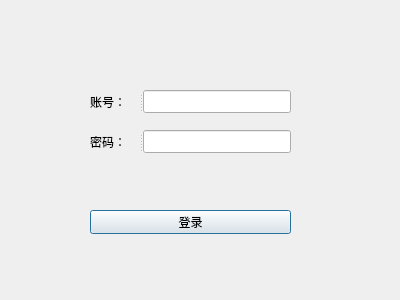
<?xml version="1.0" encoding="UTF-8"?>
<ui version="4.0">
 <class>LoginDialog</class>
 <widget class="QDialog" name="LoginDialog">
  <property name="geometry">
   <rect>
    <x>0</x>
    <y>0</y>
    <width>400</width>
    <height>300</height>
   </rect>
  </property>
  <property name="windowTitle">
   <string>Dialog</string>
  </property>
  <widget class="QPushButton" name="loginButton">
   <property name="geometry">
    <rect>
     <x>90</x>
     <y>210</y>
     <width>201</width>
     <height>24</height>
    </rect>
   </property>
   <property name="text">
    <string>登录</string>
   </property>
  </widget>
  <widget class="QSplitter" name="splitter">
   <property name="geometry">
    <rect>
     <x>90</x>
     <y>90</y>
     <width>201</width>
     <height>23</height>
    </rect>
   </property>
   <property name="orientation">
    <enum>Qt::Horizontal</enum>
   </property>
   <widget class="QLabel" name="label">
    <property name="text">
     <string>账号：</string>
    </property>
   </widget>
   <widget class="QLineEdit" name="usernameEdit"/>
  </widget>
  <widget class="QSplitter" name="splitter_2">
   <property name="geometry">
    <rect>
     <x>90</x>
     <y>130</y>
     <width>201</width>
     <height>23</height>
    </rect>
   </property>
   <property name="orientation">
    <enum>Qt::Horizontal</enum>
   </property>
   <widget class="QLabel" name="label_2">
    <property name="text">
     <string>密码：</string>
    </property>
   </widget>
   <widget class="QLineEdit" name="passwordEdit">
    <property name="echoMode">
     <enum>QLineEdit::Password</enum>
    </property>
   </widget>
  </widget>
 </widget>
 <resources/>
 <connections/>
</ui>
